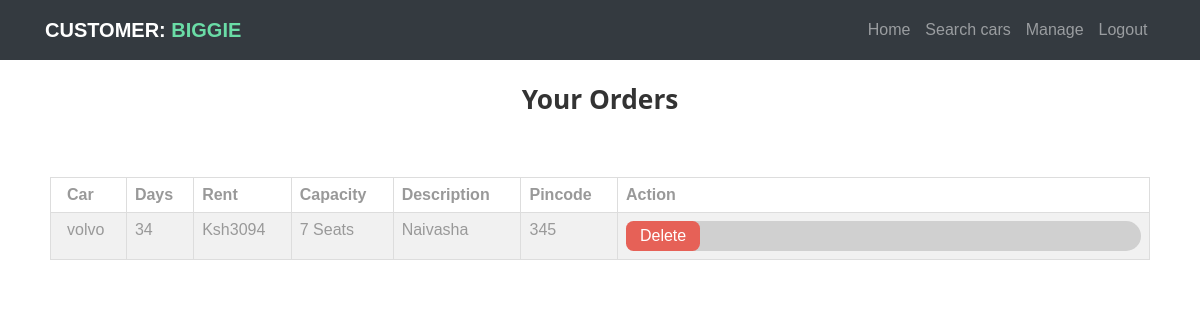
Page /customer_portal/manage/ (signed in) on the committed database.
### car_dealer_portal/models.py (models this page shows)
class Vehicles(models.Model):
    car_name = models.CharField(max_length = 20)
    car_image = models.ImageField(default='static/car-1.png')
    color = models.CharField(max_length = 10)
    dealer = models.ForeignKey(CarDealer, on_delete = models.PROTECT)
    area = models.ForeignKey(Area, on_delete=models.SET_NULL, null = True)
    capacity = models.CharField(max_length = 2)
    is_available = models.BooleanField(default = True)
    description = models.CharField(max_length = 100)

class Area(models.Model):
    pincode = models.CharField(validators = [MinLengthValidator(6), MaxLengthValidator(6)],max_length = 6,unique=True)
    city = models.CharField(max_length = 20)

### customer_portal/models.py (models this page shows)
class Orders(models.Model):
    user = models.ForeignKey(User, on_delete=models.PROTECT)
    car_dealer = models.ForeignKey(CarDealer, on_delete=models.PROTECT)
    rent = models.CharField(max_length=8)
    vehicle = models.ForeignKey(Vehicles, on_delete=models.PROTECT)
    days = models.CharField(max_length = 3)
    is_complete = models.BooleanField(default = False)

### customer_portal/views.py (the view)
@login_required
def manage(request):
    order_list = []
    user = User.objects.get(username = request.user)
    try:
        orders = Orders.objects.filter(user = user)
    except:
        orders = None
    if orders is not None:
        for o in orders:
            if o.is_complete == False:
                order_dictionary = {'id':o.id,'rent':o.rent, 'vehicle':o.vehicle, 'days':o.days, 'car_dealer':o.car_dealer}
                order_list.append(order_dictionary)
    return render(request, 'customer/manage.html', {'od':order_list})

### customer_portal/templates/customer/manage.html (shortened to what this page needs)
{% extends 'customer/base.html' %}
{% block content %}
<h3 class="w3-center" style="padding-top:20"><b>Your Orders</b></h3>
<div class="w3-center" style="padding:50px;">
<table class="w3-table w3-striped w3-center">
  <tr>
    <th>Car</th>
    <th>Days</th>
    <th>Rent</th>
    <th>Capacity</th>
    <th>Description</th>
    <th>Pincode</th>
    <th>Action</th>
  </tr>
  {% for order in od %}
  <tr>
    <td>{{order.vehicle.car_name}}</td>
    <td>{{order.days}}</td>
    <td>Ksh{{order.rent}}</td>
    <td>{{order.vehicle.capacity}} Seats</td>
    <td>{{order.vehicle.description}}</td>
    <td>{{order.vehicle.area.pincode}}</td>
    <td>
      <form action = "/customer_portal/delete/" method="post">
      <input class="w3-btn w3-red" type="submit" value="Delete">
    </form>
  </td>
  </tr>
{% endfor %}
</table>
</div>
{% endblock %}

### customer_portal/templates/customer/base.html (shortened to what this page needs)
{% load static %}
<html>
<head>
  <link rel="stylesheet" href="{% static 'styles/w3.css' %}">
  <link rel="stylesheet" href="{% static 'css/style.css' %}">
</head>
<body>
  <nav class="navbar navbar-expand-lg navbar-dark ftco_navbar bg-dark" id="ftco-navbar">
    <div class="container">
      {% if user.is_authenticated %}
        <a class="navbar-brand" href="/customer_portal/index/">Customer: <span style="color: rgb(106, 220, 166);">{{user.username}}</span></a>
      {% else %}
      <a class="navbar-brand" href="{% url 'home' %}">Car<span>Rental</span></a>
      {% endif %}
      <div class="collapse navbar-collapse" id="ftco-nav">
        <ul class="navbar-nav ml-auto">
          {% if user.is_authenticated %}
          <li class="nav-item"><a href="/customer_portal/index/" class="nav-link">Home</a></li>
          <li class="nav-item"><a href="/customer_portal/search/"class="nav-link">Search cars</a></li>
          <li class="nav-item"><a href="/customer_portal/manage/" class="nav-link">Manage</a></li>
          <li class="nav-item"><a href="/customer_portal/logout/" class="nav-link">Logout</a></li>
          {% endif %}
        </ul>
      </div>
    </div>
  </nav>
  {% block content %}
  {% endblock %}
</body>
</html>

### static/styles/w3.css (style rules this page uses)
html { box-sizing: border-box; }
*, *:before, *:after { box-sizing: inherit; }
html { -ms-text-size-adjust: 100%; -webkit-text-size-adjust: 100%; }
body { margin: 0; }
article, aside, details, figcaption, figure, footer, header, main, menu, nav, section, summary { display: block; }
a { background-color: transparent; -webkit-text-decoration-skip: objects; }
button, input, select, textarea { font: inherit; margin: 0; }
button, input { overflow: visible; }
button, html [type="button"], [type="reset"], [type="submit"] { -webkit-appearance: button; }
html, body { font-family: Verdana, sans-serif; font-size: 15px; line-height: 1.5; }
html { overflow-x: hidden; }
h3 { font-size: 24px; }
h1, h2, h3, h4, h5, h6 { font-family: "Segoe UI", Arial, sans-serif; font-weight: 400; margin: 10px 0; }
a { color: inherit; }
.w3-table, .w3-table-all { border: 1px solid #dddddd; border-collapse: collapse; border-spacing: 0; width: 100%; display: table; }
.w3-striped tbody tr:nth-child(even) { background-color: #f1f1f1; }
.w3-table td, .w3-table th, .w3-table-all td, .w3-table-all th { padding: 8px 8px; display: table-cell; text-align: left; vertical-align: top; border: 1px solid #dddddd; }
.w3-table th:first-child, .w3-table td:first-child, .w3-table-all th:first-child, .w3-table-all td:first-child { padding-left: 16px; }
.w3-btn, .w3-button { border: none; display: inline-block; padding: 6px 14px; vertical-align: middle; overflow: hidden; text-decoration: none; color: inherit; background-color: inherit; text-align: center; cursor: pointer; white-space: nowrap; border-radius: .5rem; }
.w3-btn, .w3-button { -webkit-touch-callout: none; -webkit-user-select: none; -khtml-user-select: none; -moz-user-select: none; -ms-user-select: none; user-select: none; }
.w3-center { text-align: center !important; }
.w3-red, .w3-hover-red:hover { color: #fff !important; background-color: #e66157 !important; }
form { margin: auto; min-width: 35vw; background-color: rgb(128, 128, 128,0.3); border-radius: 1.1rem; }

### rows in the picture
Vehicles: vehicle.car_name "volvo", days "34", rent "3094", vehicle.capacity "7", vehicle.description "Naivasha", vehicle.area.pincode "345"

### other values in the picture
{{ user.username }} "BIGGIE"
